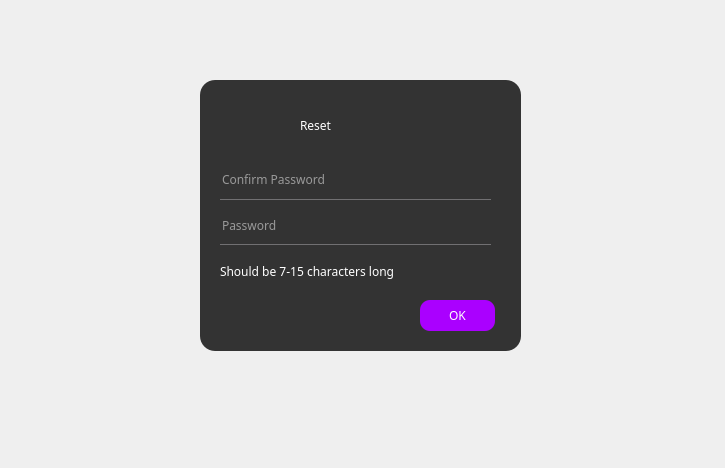
<?xml version="1.0" encoding="UTF-8"?>
<ui version="4.0">
 <class>newpassword</class>
 <widget class="QDialog" name="newpassword">
  <property name="geometry">
   <rect>
    <x>0</x>
    <y>0</y>
    <width>725</width>
    <height>468</height>
   </rect>
  </property>
  <property name="windowTitle">
   <string>Dialog</string>
  </property>
  <property name="styleSheet">
   <string notr="true">*{
	font-family: century gothic;
}
QFrame
{
	color: rgb(255, 255, 255);
	background-color: rgb(51, 51, 51);
	border-radius: 15px;
}
#Form {
	background-image: url(:/new/prefix1/loginBackground.jfif);
}
QLabel#label
{
	font: 700 24pt &quot;Century Gothic&quot;;
}
QLabel#label_2
{
	font: 8pt &quot;Century Gothic&quot;;
}
QLabel#label_3
{
	font: 700 9pt &quot;Century Gothic&quot;;
}
QLabel
{
	background: transparent;
}
QLineEdit
{
	background: transparent;
	border: none;
	font: 12pt &quot;Century Gothic&quot;;
	border-bottom: 1px solid #717072;
	color: rgb(255, 255, 255);
}
QPushButton
{
	color: rgb(255, 255, 255);
	background-color: rgb(170, 0, 255);
	border-radius: 10px;
}
QPushButton:Hover
{
	color: rgb(255, 255, 255);
	background-color: rgb(148, 0, 222);
}
QPushButton#forgotPasswordButton
{
	font: 700 8pt &quot;Century Gothic&quot;;
	border: 1px solid rgb(255, 0, 0);
	color: rgb(255, 255, 255);
	background-color: rgb(51, 51, 51);
}
QPushButton#forgotPasswordButton:Hover
{
	color: rgb(255, 255, 255);
	background-color: rgb(255, 0, 0);
}
QCommandLinkButton
{
	color: rgb(255, 255, 255);
	font: 700 8pt &quot;Century Gothic&quot;;
}
QRadioButton
{
	color: rgb(255, 255, 255);
	font: 10pt &quot;Century Gothic&quot;;
}
QMessageBox
{
	background-color: rgb(51, 51, 51);
}
QMessageBox QLabel
{
	border: 0;
	border-radius: 6px;
	font-size: 10px;
	font-weight: bold;
	padding-left: 5px;
	padding-right: 5px;
	padding-top: 5px;
	padding-bottom: 5px;
}
QMessageBox QPushButton
{
	font: 9pt &quot;Century Gothic&quot;;
}</string>
  </property>
  <widget class="QFrame" name="frame">
   <property name="geometry">
    <rect>
     <x>200</x>
     <y>80</y>
     <width>321</width>
     <height>271</height>
    </rect>
   </property>
   <property name="sizePolicy">
    <sizepolicy hsizetype="Expanding" vsizetype="Fixed">
     <horstretch>0</horstretch>
     <verstretch>0</verstretch>
    </sizepolicy>
   </property>
   <property name="frameShape">
    <enum>QFrame::StyledPanel</enum>
   </property>
   <property name="frameShadow">
    <enum>QFrame::Raised</enum>
   </property>
   <widget class="QPushButton" name="resetPasswordButton">
    <property name="geometry">
     <rect>
      <x>220</x>
      <y>220</y>
      <width>75</width>
      <height>31</height>
     </rect>
    </property>
    <property name="text">
     <string>OK</string>
    </property>
   </widget>
   <widget class="QLabel" name="label">
    <property name="geometry">
     <rect>
      <x>100</x>
      <y>30</y>
      <width>221</width>
      <height>31</height>
     </rect>
    </property>
    <property name="text">
     <string>Reset</string>
    </property>
   </widget>
   <widget class="QWidget" name="layoutWidget">
    <property name="geometry">
     <rect>
      <x>20</x>
      <y>80</y>
      <width>271</width>
      <height>131</height>
     </rect>
    </property>
    <layout class="QVBoxLayout" name="verticalLayout">
     <item>
      <widget class="QLineEdit" name="lineEdit_confPassword">
       <property name="sizePolicy">
        <sizepolicy hsizetype="Expanding" vsizetype="Preferred">
         <horstretch>0</horstretch>
         <verstretch>0</verstretch>
        </sizepolicy>
       </property>
       <property name="placeholderText">
        <string>Confirm Password</string>
       </property>
      </widget>
     </item>
     <item>
      <widget class="QLineEdit" name="lineEdit_password">
       <property name="sizePolicy">
        <sizepolicy hsizetype="Expanding" vsizetype="Preferred">
         <horstretch>0</horstretch>
         <verstretch>0</verstretch>
        </sizepolicy>
       </property>
       <property name="placeholderText">
        <string>Password</string>
       </property>
      </widget>
     </item>
     <item>
      <widget class="QLabel" name="label_2">
       <property name="sizePolicy">
        <sizepolicy hsizetype="Expanding" vsizetype="Ignored">
         <horstretch>0</horstretch>
         <verstretch>0</verstretch>
        </sizepolicy>
       </property>
       <property name="text">
        <string>Should be 7-15 characters long</string>
       </property>
      </widget>
     </item>
    </layout>
   </widget>
  </widget>
 </widget>
 <resources/>
 <connections/>
</ui>
